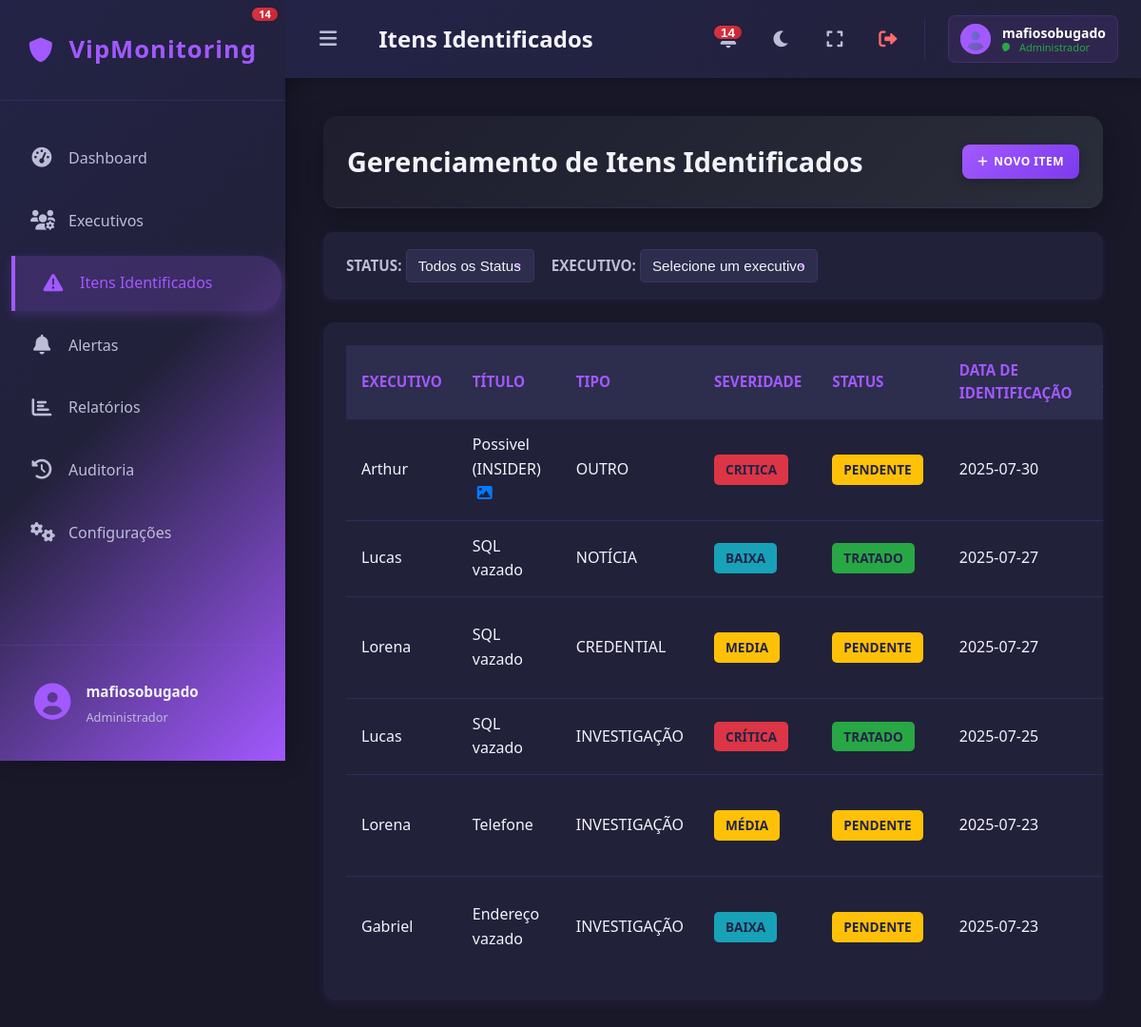
Screenshot of /items (signed in) with the database file from the repository.
### tables this page shows
CREATE TABLE users (
            id INTEGER PRIMARY KEY AUTOINCREMENT,
            username TEXT NOT NULL UNIQUE,
            email TEXT NOT NULL UNIQUE,
            password TEXT NOT NULL
        , user_type TEXT DEFAULT 'user', disabled BOOLEAN DEFAULT 0);

CREATE TABLE items (
            id INTEGER PRIMARY KEY AUTOINCREMENT,
            executive_id INTEGER NOT NULL,
            title TEXT NOT NULL,
            description TEXT,
            type TEXT NOT NULL, -- Ex: CREDENTIAL, DOCUMENTO, TELEFONE, EMAIL, ENDERECO
            severity TEXT NOT NULL, -- Ex: BAIXA, MEDIA, ALTA, CRITICA
            status TEXT NOT NULL, -- Ex: PENDENTE, TRATADO, IGNORADO
            identified_date TEXT NOT NULL, image_filename TEXT, -- Data no formato YYYY-MM-DD
            FOREIGN KEY (executive_id) REFERENCES executives (id) ON DELETE CASCADE
        );

CREATE TABLE executives (
            id INTEGER PRIMARY KEY AUTOINCREMENT,
            name TEXT NOT NULL,
            email TEXT NOT NULL UNIQUE,
            role TEXT,
            department TEXT,
            risk_score REAL DEFAULT 0.0,
            risk_level TEXT DEFAULT 'NENHUM'
        );

### app.py (the view)
@app.route('/items')
@login_required
def items():
    all_executives = database.get_all_executives() # Para o filtro de executivos
    all_items = database.get_all_items()
    items_list = []
    for item in all_items:
        item_dict = dict(item)
        item_images = database.get_item_images(item_dict['id'])
        item_dict['has_multiple_images'] = len(item_images) > 0
        item_dict['total_images'] = len(item_images) + (1 if item_dict.get('image_filename') else 0)
        items_list.append(item_dict)
    return render_template('items.html', items=items_list, executives=all_executives, active_page='items')

### app.py (called while the page is built)
@login_manager.user_loader
def load_user(user_id):
    try:
        return database.User.get(user_id)
    except Exception as e:
        print(f"Erro ao carregar usuário {user_id}: {e}")
        return None

### database.py (called while the page is built)
def get_db_connection():
    conn = sqlite3.connect(DATABASE)
    conn.row_factory = sqlite3.Row # Isso permite acessar colunas por nome
    return conn

def get_all_executives():
    conn = get_db_connection()
    executives = conn.execute('SELECT * FROM executives').fetchall()
    conn.close()
    return executives

def get_all_items():
    conn = get_db_connection()
    items = conn.execute('SELECT i.*, e.name as executive_name FROM items i JOIN executives e ON i.executive_id = e.id ORDER BY i.identified_date DESC').fetchall()
    conn.close()
    return items

def get_item_images(item_id):
    conn = get_db_connection()
    images = conn.execute('SELECT * FROM item_images WHERE item_id = ? ORDER BY upload_date', (item_id,)).fetchall()
    conn.close()
    return images

    @staticmethod
    def get(user_id):
        conn = get_db_connection()
        user_data = conn.execute('SELECT * FROM users WHERE id = ?', (user_id,)).fetchone()
        conn.close()
        if user_data:
            user_type = user_data['user_type'] if 'user_type' in user_data.keys() else 'user'
            disabled = user_data['disabled'] if 'disabled' in user_data.keys() else False
            return User(user_data['id'], user_data['username'], user_data['email'], user_data['password'], user_type, disabled)
        return None

### templates/items.html (shortened to what this page needs)
{% extends "base.html" %}
{% block page_title %}Itens Identificados{% endblock %}
{% block content %}
    <div class="content-header">
        <h1>Gerenciamento de Itens Identificados</h1>
        <a href="{{ url_for('add_item') }}" class="btn-action btn-add-new">
            <i class="fas fa-plus"></i> Novo Item
        </a>
    </div>
    <div class="filter-section">
        <div class="form-group-inline">
            <label for="filterStatus">STATUS:</label>
            <select id="filterStatus" onchange="applyFilter()">
                <option value="Todos">Todos os Status</option>
            </select>
        </div>
        <div class="form-group-inline">
            <label for="filterExecutive">EXECUTIVO:</label>
            <select id="filterExecutive" onchange="applyFilter()">
                <option value="Todos">Selecione um executivo</option>
            </select>
        </div>
    </div>
    <div class="data-table-container">
        {% if items %}
        <table id="itemsTable">
            <thead>
                <tr>
                    <th>Executivo</th>
                    <th>Título</th>
                    <th>Tipo</th>
                    <th>Severidade</th>
                    <th>Status</th>
                    <th>Data de Identificação</th>
                    <th class="actions-col">Ações</th>
                </tr>
            </thead>
            <tbody>
                {% for item in items %}
                <tr data-status="{{ item.status }}" data-executive-id="{{ item.executive_id }}">
                    <td data-label="Executivo">{{ item.executive_name }}</td>
                    <td data-label="Título">
                        {{ item.title }}
                        {% if item.image_filename %}
                            <span style="margin-left: 5px;">
                                <i class="fas fa-image"
                                   style="color: #007bff; cursor: pointer;"
                                   title="Clique para visualizar imagem"
                                   data-item-id="{{ item.id }}"
                                   data-main-image="{{ url_for('static', filename='uploads/' + item.image_filename) }}"
                                   data-image-title="{{ item.title }}"
                                   onclick="testImageClick(this);"></i>
                            </span>
                        {% endif %}
                    </td>
                    <td data-label="Tipo">{{ item.type }}</td>
                    <td data-label="Severidade">
                        <span class="severity-tag severity-{{ item.severity | lower }}">{{ item.severity }}</span>
                    </td>
                    <td data-label="Status">
                        <span class="status-tag status-{{ item.status | lower }}">{{ item.status }}</span>
                    </td>
                    <td data-label="Data">{{ item.identified_date }}</td>
                    <td data-label="Ações" class="actions-col">
                    </td>
                </tr>
                {% endfor %}
            </tbody>
        </table>
        {% else %}
        <p>Nenhum item identificado cadastrado ainda. <a href="{{ url_for('add_item') }}">Adicione um agora!</a></p>
        {% endif %}
    </div>
{% endblock %}

### templates/base.html (shortened to what this page needs)
<!DOCTYPE html>
<html lang="pt-BR">
<head>
    <link rel="stylesheet" href="{{ url_for('static', filename='css/style.css') }}">
    <link rel="stylesheet" href="https://cdnjs.cloudflare.com/ajax/libs/font-awesome/6.0.0/css/all.min.css">
</head>
<body>
    <div class="app-container">
        <div class="sidebar">
            <div class="sidebar-header">
                <div class="app-logo">
                    <i class="fas fa-shield-alt"></i>
                    <span>VipMonitoring</span>
                </div>
            </div>
            <nav class="sidebar-nav">
                <ul>
                    <li class="nav-item {{ 'active' if active_page == 'dashboard' else '' }}">
                        <a href="{{ url_for('dashboard') }}">
                            <i class="fas fa-tachometer-alt"></i>
                            <span class="nav-text">Dashboard</span>
                        </a>
                    </li>
                    <li class="nav-item {{ 'active' if active_page == 'executives' else '' }}">
                        <a href="{{ url_for('executives') }}">
                            <i class="fas fa-users-cog"></i>
                            <span class="nav-text">Executivos</span>
                        </a>
                    </li>
                    <li class="nav-item {{ 'active' if active_page == 'items' else '' }}">
                        <a href="{{ url_for('items') }}">
                            <i class="fas fa-exclamation-triangle"></i>
                            <span class="nav-text">Itens Identificados</span>
                        </a>
                    </li>
                    <li class="nav-item {{ 'active' if active_page == 'alerts' else '' }}">
                        <a href="{{ url_for('alerts') }}">
                            <i class="fas fa-bell"></i>
                            <span class="nav-text">Alertas</span>
                            <span class="notification-badge" id="alertsBadge" style="display: none;"></span>
                        </a>
                    </li>
                    <li class="nav-item {{ 'active' if active_page == 'reports' else '' }}">
                        <a href="{{ url_for('reports') }}">
                            <i class="fas fa-chart-bar"></i>
                            <span class="nav-text">Relatórios</span>
                        </a>
                    </li>
                    <li class="nav-item {{ 'active' if active_page == 'audit' else '' }}">
                        <a href="{{ url_for('audit') }}">
                            <i class="fas fa-history"></i>
                            <span class="nav-text">Auditoria</span>
                        </a>
                    </li>
                    {% if current_user.is_authenticated and current_user.user_type == 'admin' %}
                    <li class="nav-item {{ 'active' if active_page == 'config' else '' }}">
                        <a href="{{ url_for('config') }}">
                            <i class="fas fa-cogs"></i>
                            <span class="nav-text">Configurações</span>
                        </a>
                    </li>
                    {% endif %}
                </ul>
            </nav>
            <div class="sidebar-footer">
                <div class="user-profile">
                    <div class="user-avatar">
                        <i class="fas fa-user-circle"></i>
                    </div>
                    <div class="user-info">
                        <span class="user-name">{{ current_user.username if current_user.is_authenticated else 'Usuário' }}</span>
                        <span class="user-role">{{ 'Administrador' if current_user.is_authenticated and current_user.user_type == 'admin' else 'Usuário' }}</span>
                    </div>
                </div>
            </div>
        </div>
        <div class="main-content">
            <nav class="navbar">
                <div class="navbar-left">
                    <button class="sidebar-toggle" onclick="toggleSidebar()">
                        <i class="fas fa-bars"></i>
                    </button>
                    <div class="page-title">
                        <h3>{% block page_title %}{% endblock %}</h3>
                    </div>
                </div>
                <div class="navbar-right">
                    <div class="navbar-actions">
                        <div style="position: relative;">
                            <button class="action-btn" id="alertBtn" title="Alertas Recentes" onclick="toggleAlertsDropdown()">
                                <i class="fas fa-bell"></i>
                                <span class="notification-badge" id="alertsCount" style="display: none;">0</span>
                            </button>
                        </div>
                        <button class="action-btn" title="Modo escuro" onclick="toggleDarkMode()">
                            <i class="fas fa-moon"></i>
                        </button>
                        <button class="action-btn" title="Tela cheia" onclick="toggleFullscreen()">
                            <i class="fas fa-expand"></i>
                        </button>
                        <button class="action-btn logout-btn" title="Sair" onclick="window.location.href='{{ url_for('logout') }}';return false;">
                            <i class="fas fa-sign-out-alt"></i>
                        </button>
                    </div>
                    <div class="user-info-navbar">
                        <div class="user-avatar-small">
                            <i class="fas fa-user-circle"></i>
                        </div>
                        <div class="user-details">
                            <span class="user-name">{{ current_user.username if current_user.is_authenticated else 'Usuário' }}</span>
                            <span class="user-status online">{{ 'Administrador' if current_user.is_authenticated and current_user.user_type == 'admin' else 'Usuário' }}</span>
                        </div>
                    </div>
                </div>
            </nav>
            <div class="content-area"
                 style="margin-left: 0; transition: margin-left 0.3s ease;"
                 data-sidebar-state="closed">
                {% block content %}{% endblock %}
            </div>
        </div>
    </div>
</body>
</html>

### rows the page displays
users: username "mafiosobugado", user_type "Administrador"
items: executive_name "Arthur", title "Possivel (INSIDER)", type "OUTRO", severity "CRITICA", status "PENDENTE", identified_date "2025-07-30"
items: executive_name "Lucas", title "SQL vazado", type "NOTÍCIA", severity "BAIXA", status "TRATADO", identified_date "2025-07-27"
items: executive_name "Lorena", title "SQL vazado", type "CREDENTIAL", severity "MEDIA", status "PENDENTE", identified_date "2025-07-27"
items: executive_name "Lucas", title "SQL vazado", type "INVESTIGAÇÃO", severity "CRÍTICA", status "TRATADO", identified_date "2025-07-25"
items: executive_name "Lorena", title "Telefone", type "INVESTIGAÇÃO", severity "MÉDIA", status "PENDENTE", identified_date "2025-07-23"
items: executive_name "Gabriel", title "Endereço vazado", type "INVESTIGAÇÃO", severity "BAIXA", status "PENDENTE", identified_date "2025-07-23"
